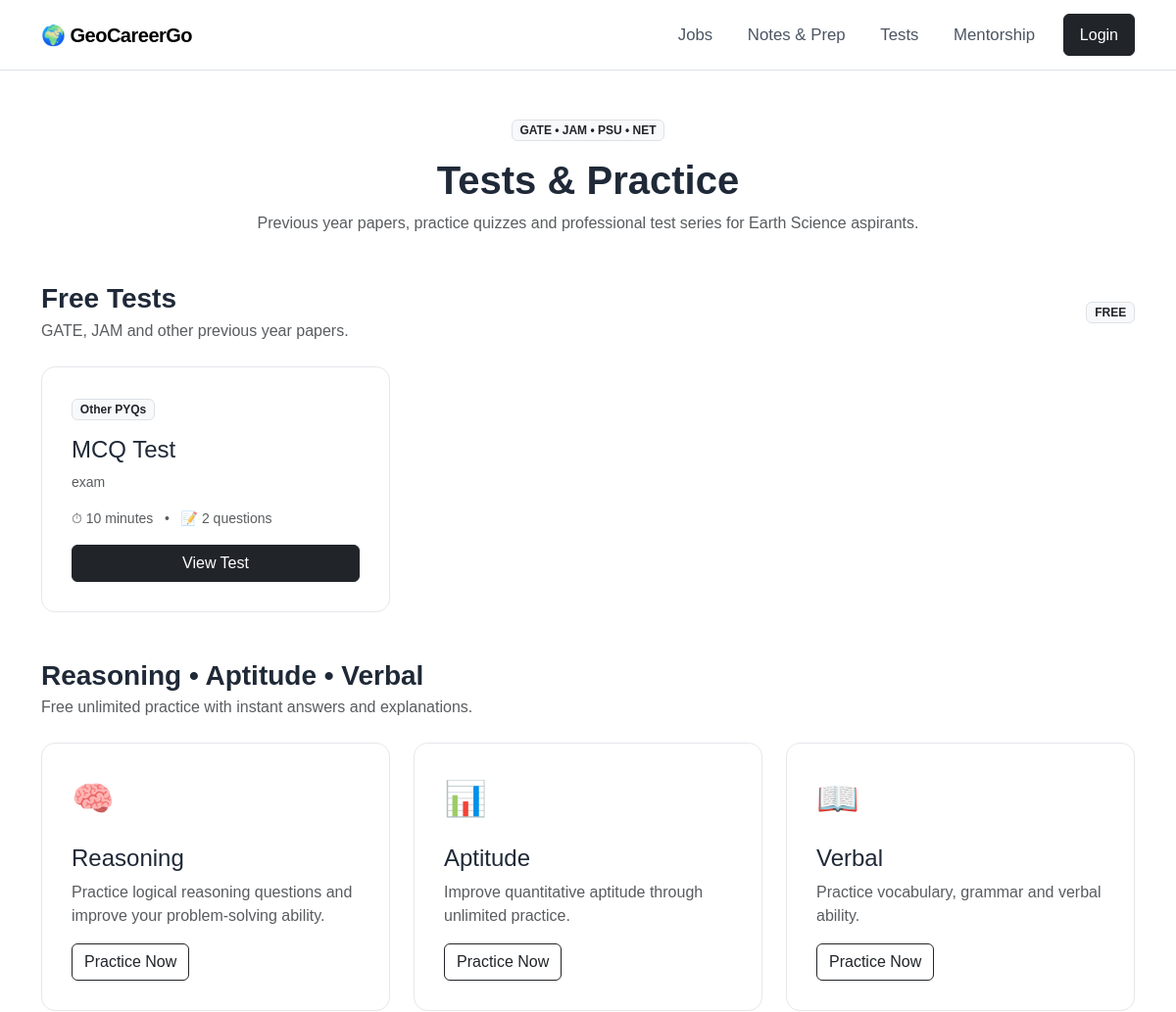
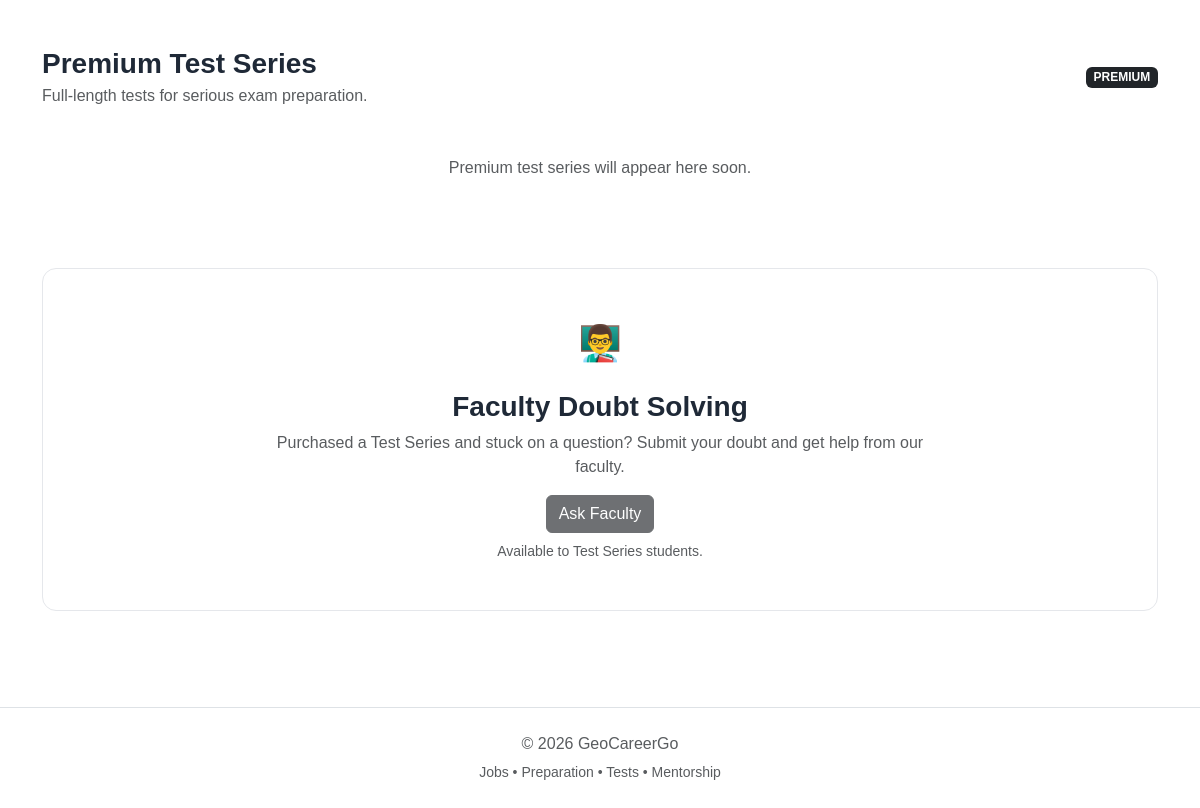
The page /tests/ on the database its author committed (2 pictures, top to bottom).
### exam_tests/models.py (models this page shows, shortened)
class Test(models.Model):
    TEST_TYPE_CHOICES = [
        ("pyq", "Previous Year Paper"),
        ("practice", "Practice Quiz"),
        ("series", "Test Series"),
    ]
    CATEGORY_CHOICES = [
        ("gate", "GATE"),
        ("jam", "JAM"),
        ("psu", "PSU"),
        ("net", "NET"),
        ("govt", "Government Exams"),
        ("reasoning", "Reasoning"),
        ("aptitude", "Aptitude"),
        ("verbal", "Verbal"),
        ("other", "Other PYQs"),
    ]
    title = models.CharField(
        max_length=200
    )
    category = models.CharField(
        max_length=20,
        choices=CATEGORY_CHOICES
    )
    test_type = models.CharField(
        max_length=20,
        choices=TEST_TYPE_CHOICES
    )
    description = models.TextField(
        blank=True
    )
    duration_minutes = models.PositiveIntegerField(
        default=30
    )
    total_marks = models.PositiveIntegerField(
        default=0
    )
    is_free = models.BooleanField(
        default=True
    )
    price = models.DecimalField(
        max_digits=8,
        decimal_places=2,
        default=0
    )
    is_active = models.BooleanField(
        default=True
    )
    created_at = models.DateTimeField(
        auto_now_add=True
    )
    updated_at = models.DateTimeField(
        auto_now=True
    )
    class Meta:
        ordering = ["-created_at"]

### exam_tests/views.py (the view)
def test_home(request):
    free_tests = Test.objects.filter(
        is_active=True,
        is_free=True
    ).order_by("-created_at")
    paid_tests = Test.objects.filter(
        is_active=True,
        is_free=False
    ).order_by("-created_at")
    practice_tests = Test.objects.filter(
        is_active=True,
        test_type="practice"
    ).order_by("-created_at")
    return render(
        request,
        "exam_tests/test_home.html",
        {
            "free_tests": free_tests,
            "paid_tests": paid_tests,
            "practice_tests": practice_tests,
        }
    )

### templates/exam_tests/test_home.html (shortened to what this page needs)
{% extends "base.html" %}
{% block content %}
<section class="py-5">
    <div class="container">
        <div class="text-center mb-5">
            <span class="badge bg-light text-dark border mb-3">
                GATE • JAM • PSU • NET
            </span>
            <h1 class="fw-bold">
                Tests & Practice
            </h1>
            <p class="text-muted">
                Previous year papers, practice quizzes
                and professional test series for Earth Science aspirants.
            </p>
        </div>
        <div class="mb-5">
            <div class="d-flex justify-content-between align-items-center mb-4">
                <div>
                    <h3 class="fw-bold mb-1">
                        Free Tests
                    </h3>
                    <p class="text-muted mb-0">
                        GATE, JAM and other previous year papers.
                    </p>
                </div>
                <span class="badge bg-light text-dark border">
                    FREE
                </span>
            </div>
            <div class="row g-4">
                {% for test in free_tests %}
                <div class="col-md-6 col-lg-4">
                    <div class="feature-card h-100">
                        <span class="badge bg-light text-dark border">
                            {{ test.get_category_display }}
                        </span>
                        <h4 class="mt-3">
                            {{ test.title }}
                        </h4>
                        {% if test.description %}
                        <p class="text-muted small">
                            {{ test.description|truncatewords:20 }}
                        </p>
                        {% endif %}
                        <div class="small text-muted mt-3">
                            ⏱ {{ test.duration_minutes }} minutes
                            &nbsp; • &nbsp;
                            📝 {{ test.questions.count }} questions
                        </div>
                        <a
                            href="{% url 'exam_tests:test_detail' test.id %}"
                            class="btn btn-dark w-100 mt-3"
                        >
                            View Test
                        </a>
                    </div>
                </div>
                {% endfor %}
            </div>
        </div>
        <div class="mb-5">
            <div class="mb-4">
                <h3 class="fw-bold mb-1">
                    Reasoning • Aptitude • Verbal
                </h3>
                <p class="text-muted">
                    Free unlimited practice with instant answers
                    and explanations.
                </p>
            </div>
            <div class="row g-4">
                <div class="col-md-4">
                    <div class="feature-card h-100">
                        <div class="feature-icon">
                            🧠
                        </div>
                        <h4>
                            Reasoning
                        </h4>
                        <p class="text-muted">
                            Practice logical reasoning questions
                            and improve your problem-solving ability.
                        </p>
                        <a
                            href="{% url 'exam_tests:practice_quiz' 'reasoning' %}"
                            class="btn btn-outline-dark"
                        >
                            Practice Now
                        </a>
                    </div>
                </div>
                <div class="col-md-4">
                    <div class="feature-card h-100">
                        <div class="feature-icon">
                            📊
                        </div>
                        <h4>
                            Aptitude
                        </h4>
                        <p class="text-muted">
                            Improve quantitative aptitude
                            through unlimited practice.
                        </p>
                        <a
                            href="{% url 'exam_tests:practice_quiz' 'aptitude' %}"
                            class="btn btn-outline-dark"
                        >
                            Practice Now
                        </a>
                    </div>
                </div>
                <div class="col-md-4">
                    <div class="feature-card h-100">
                        <div class="feature-icon">
                            📖
                        </div>
                        <h4>
                            Verbal
                        </h4>
                        <p class="text-muted">
                            Practice vocabulary, grammar
                            and verbal ability.
                        </p>
                        <a
                            href="{% url 'exam_tests:practice_quiz' 'verbal' %}"
                            class="btn btn-outline-dark"
                        >
                            Practice Now
                        </a>
                    </div>
                </div>
            </div>
        </div>
        <div class="mb-5">
            <div class="d-flex justify-content-between align-items-center mb-4">
                <div>
                    <h3 class="fw-bold mb-1">
                        Premium Test Series
                    </h3>
                    <p class="text-muted mb-0">
                        Full-length tests for serious exam preparation.
                    </p>
                </div>
                <span class="badge bg-dark">
                    PREMIUM
                </span>
            </div>
            <div class="row g-4">
                {% for test in paid_tests %}
                <div class="col-md-6 col-lg-4">
                    <div class="feature-card h-100">
                        <span class="badge bg-dark">
                            {{ test.get_category_display }}
                        </span>
                        <h4 class="mt-3">
                            {{ test.title }}
                        </h4>
                        {% if test.description %}
                        <p class="text-muted small">
                            {{ test.description|truncatewords:20 }}
                        </p>
                        {% endif %}
                        <div class="small text-muted">
                            ⏱ {{ test.duration_minutes }} minutes
                            &nbsp; • &nbsp;
                            📝 {{ test.questions.count }} questions
                        </div>
                        <div class="mt-3">
                            <strong class="fs-5">
                                ₹{{ test.price }}
                            </strong>
                        </div>
                        <a
                            href="{% url 'exam_tests:test_detail' test.id %}"
                            class="btn btn-dark w-100 mt-3"
                        >
                            View Test Series
                        </a>
                    </div>
                </div>
                {% empty %}
                <div class="col-12">
                    <div class="text-center py-4">
                        <p class="text-muted">
                            Premium test series will appear here soon.
                        </p>
                    </div>
                </div>
                {% endfor %}
            </div>
        </div>
        <div class="feature-card text-center py-5">
            <div class="feature-icon">
                👨‍🏫
            </div>
            <h3 class="fw-bold">
                Faculty Doubt Solving
            </h3>
            <p
                class="text-muted mx-auto"
                style="max-width: 650px;"
            >
                Purchased a Test Series and stuck on a question?
                Submit your doubt and get help from our faculty.
            </p>
            <button
                class="btn btn-dark"
                disabled
            >
                Ask Faculty
            </button>
            <p class="text-muted small mt-2 mb-0">
                Available to Test Series students.
            </p>
        </div>
    </div>
</section>
{% endblock %}

### static/css/style.css (style rules this page uses)
body { font-family: Arial, sans-serif; color: #1f2937; background: #ffffff; }
.feature-card { padding: 30px; border: 1px solid #e5e7eb; border-radius: 14px; background: white; transition: 0.2s; }
.feature-icon { font-size: 35px; margin-bottom: 20px; }

### rows shown on the page
Test: category "Other PYQs", title "MCQ Test", description "exam", duration_minutes "10", questions.count "2"
